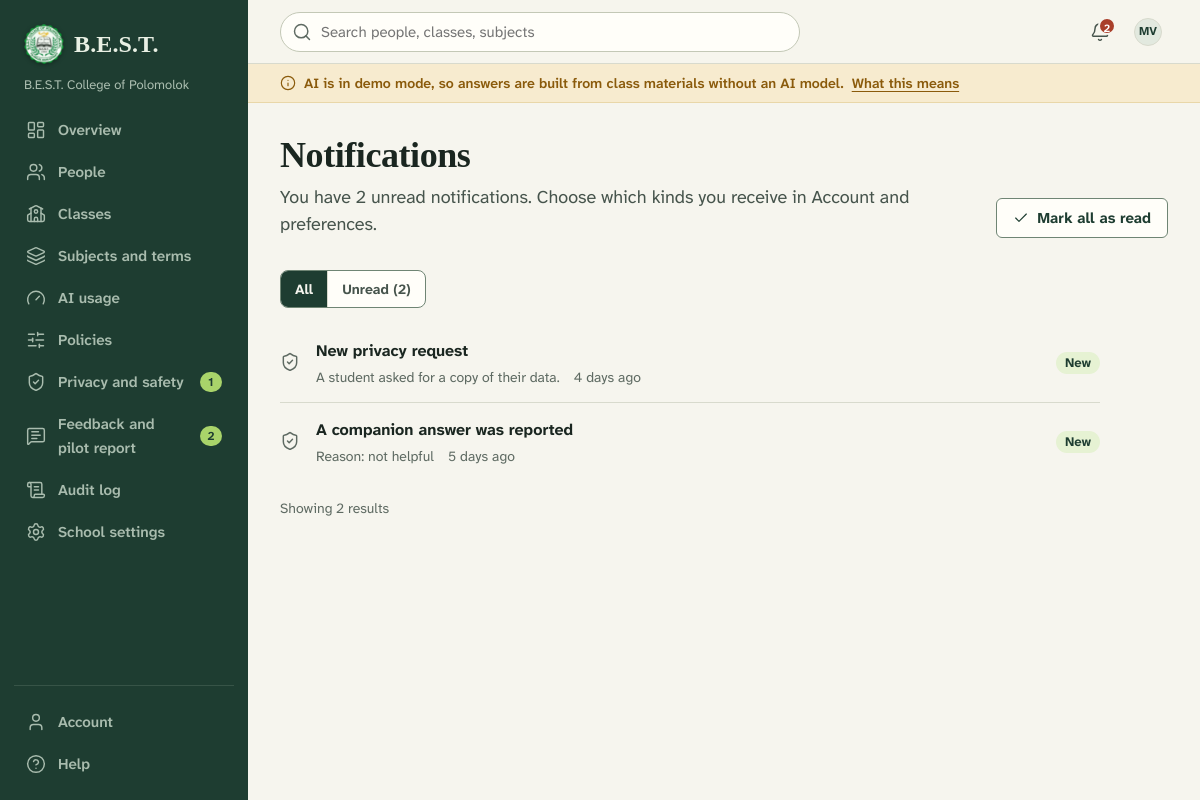
The app's page /public/notifications (signed in) with its own data.
### tables this page shows
CREATE TABLE users (
  id INT UNSIGNED NOT NULL AUTO_INCREMENT,
  organization_id INT UNSIGNED NOT NULL,
  role ENUM('admin','teacher','student') NOT NULL,
  status ENUM('invited','active','deactivated') NOT NULL DEFAULT 'invited',
  email VARCHAR(190) NOT NULL,
  password_hash VARCHAR(255) NULL,
  given_name VARCHAR(80) NOT NULL,
  family_name VARCHAR(80) NOT NULL,
  preferred_name VARCHAR(80) NULL,
  grade_level VARCHAR(40) NULL,
  avatar_path VARCHAR(255) NULL,
  language VARCHAR(8) NULL,
  timezone VARCHAR(64) NULL,
  preferences TEXT NULL,
  session_version INT UNSIGNED NOT NULL DEFAULT 1,
  is_demo TINYINT(1) NOT NULL DEFAULT 0,
  last_login_at DATETIME NULL,
  password_changed_at DATETIME NULL,
  deactivated_at DATETIME NULL,
  anonymized_at DATETIME NULL,
  created_at DATETIME NOT NULL DEFAULT CURRENT_TIMESTAMP,
  updated_at DATETIME NOT NULL DEFAULT CURRENT_TIMESTAMP,
  PRIMARY KEY (id),
  UNIQUE KEY uq_users_email (email),
  KEY idx_users_org_role (organization_id, role, status),
  KEY idx_users_org_name (organization_id, family_name, given_name),
  CONSTRAINT fk_users_org FOREIGN KEY (organization_id) REFERENCES organizations (id)
);

CREATE TABLE organizations (
  id INT UNSIGNED NOT NULL AUTO_INCREMENT,
  name VARCHAR(160) NOT NULL,
  short_name VARCHAR(60) NULL,
  slug VARCHAR(80) NOT NULL,
  logo_path VARCHAR(255) NULL,
  timezone VARCHAR(64) NOT NULL DEFAULT 'Asia/Manila',
  default_language VARCHAR(8) NOT NULL DEFAULT 'en',
  is_demo TINYINT(1) NOT NULL DEFAULT 0,
  created_at DATETIME NOT NULL DEFAULT CURRENT_TIMESTAMP,
  updated_at DATETIME NOT NULL DEFAULT CURRENT_TIMESTAMP,
  PRIMARY KEY (id),
  UNIQUE KEY uq_organizations_slug (slug)
);

CREATE TABLE notifications (
  id BIGINT UNSIGNED NOT NULL AUTO_INCREMENT,
  organization_id INT UNSIGNED NOT NULL,
  user_id INT UNSIGNED NOT NULL,
  type VARCHAR(40) NOT NULL,
  title VARCHAR(200) NOT NULL,
  body VARCHAR(500) NULL,
  link VARCHAR(255) NULL,
  dedupe_key VARCHAR(100) NULL,
  read_at DATETIME NULL,
  created_at DATETIME NOT NULL DEFAULT CURRENT_TIMESTAMP,
  PRIMARY KEY (id),
  UNIQUE KEY uq_notifications_dedupe (user_id, dedupe_key),
  KEY idx_notifications_user (user_id, read_at, created_at),
  CONSTRAINT fk_notifications_org FOREIGN KEY (organization_id) REFERENCES organizations (id) ON DELETE CASCADE,
  CONSTRAINT fk_notifications_user FOREIGN KEY (user_id) REFERENCES users (id) ON DELETE CASCADE
);

### app/Views/shared/notifications.php (the view, shortened to what the rows shown need)
<?php
$icons = ['material' => 'file-text', 'assignment' => 'clipboard-list', 'reminder' => 'clock', 'feedback' => 'message-circle', 'announcement' => 'megaphone', 'submission' => 'inbox', 'processing' => 'triangle-alert', 'privacy' => 'shield-check', 'class' => 'users', 'site_feedback' => 'message-square-reply', 'account' => 'lock'];
?>
<div class="page-head">
  <div class="page-head__text">
    <h1 class="page-title"><?= e(t('Notifications')) ?></h1>
  </div>
    <?php if ($unread): ?>
      <form method="post" action="<?= e(url('/notifications/read-all')) ?>"><?= csrf_field() ?><button class="btn btn--secondary" type="submit"><?= icon('check', 'icon--sm') ?><?= e(t('Mark all as read')) ?></button></form>
    <?php endif; ?>
</div>
<?php if (!$rows): ?>
  <?= partial('empty', ['title' => $filter === 'unread' ? t('No unread notifications') : t('No notifications yet'), 'body' => t('New materials, assignments, feedback and reminders will appear here.')]) ?>
<?php else: ?>
  <ul class="rows" style="max-width: 820px">
    <?php foreach ($rows as $n): ?>
      <li class="row<?= $n['read_at'] !== null ? ' row--muted' : '' ?>">
        <span class="row__lead"><?= icon($icons[$n['type']] ?? 'bell') ?></span>
        <div class="row__main">
          <a class="row__title" href="<?= e(url('/notifications/' . (int) $n['id'] . '/open')) ?>"><?php if ($n['read_at'] === null): ?><span class="sr-only"><?= e(t('Unread:')) ?> </span><?php endif; ?><?= e($n['title']) ?></a>
          <div class="row__meta"><?php if ($n['body']): ?><span><?= e($n['body']) ?></span><?php endif; ?><span><?= time_tag($n['created_at'], 'datetime', true) ?></span></div>
        </div>
        <?php if ($n['read_at'] === null): ?><span class="row__aside"><?= badge(t('New'), 'leaf') ?></span><?php endif; ?>
      </li>
    <?php endforeach; ?>
  </ul>
<?php endif; ?>

### app/helpers.php (shortened to what the rows shown need)
<?php
function e($value): string
{
    return htmlspecialchars((string) $value, ENT_QUOTES | ENT_SUBSTITUTE, 'UTF-8');
}
function t(string $text, array $params = []): string
{
    return Translator::get($text, $params);
}
function tp(string $singular, string $plural, int $count, array $params = []): string
{
    return Translator::plural($singular, $plural, $count, $params);
}
function base_path_url(): string
{
    static $base = null;
    if ($base !== null) {
        return $base;
    }
    if (PHP_SAPI !== 'cli' && isset($_SERVER['SCRIPT_NAME'])) {
        $dir = str_replace('\\', '/', dirname((string) $_SERVER['SCRIPT_NAME']));
        $base = rtrim($dir, '/');
    } else {
        $base = rtrim((string) parse_url((string) Config::get('app.url', ''), PHP_URL_PATH), '/');
    }
    return $base;
}
function url(string $path = '/', array $query = []): string
{
    $path = '/' . ltrim($path, '/');
    $qs = $query ? '?' . http_build_query(array_filter($query, static fn ($v) => $v !== null && $v !== '')) : '';
    return base_path_url() . ($path === '/' ? '/' : $path) . ($qs === '?' ? '' : $qs);
}
function asset(string $path): string
{
    $file = BASE_PATH . '/public/assets/' . ltrim($path, '/');
    $version = is_file($file) ? (string) filemtime($file) : '1';
    return url('/assets/' . ltrim($path, '/')) . '?v=' . $version;
}
function auth_user(): ?array
{
    return Auth::user();
}
function home_path(?string $role = null): string
{
    $role = $role ?? Auth::role();
    switch ($role) {
        case 'admin':
            return '/admin';
    }
}
function icon(string $name, string $class = '', ?string $label = null): string
{
    $a11y = $label === null ? 'aria-hidden="true" focusable="false"' : 'role="img" aria-label="' . e($label) . '"';
    return '<svg class="icon ' . e($class) . '" ' . $a11y . '><use href="' . e(asset('icons/sprite.svg')) . '#i-' . e($name) . '"></use></svg>';
}
function time_tag(?string $utc, string $style = 'date', bool $relative = false): string
{
    $label = $relative ? Dates::relative($utc) : Dates::format($utc, $style);
    $title = $relative ? ' title="' . e(Dates::format($utc, 'datetime')) . '"' : '';
    return '<time datetime="' . e(Dates::format($utc, 'iso')) . '"' . $title . '>' . e($label) . '</time>';
}
function initials(?array $user): string
{
    $a = mb_substr((string) (($user['preferred_name'] ?? '') ?: ($user['given_name'] ?? '')), 0, 1);
    $b = mb_substr((string) ($user['family_name'] ?? ''), 0, 1);
    return mb_strtoupper($a . $b) ?: '?';
}
function partial(string $name, array $data = []): string
{
    return View::file('partials/' . $name, $data);
}
function badge(string $label, string $tone = 'neutral', ?string $iconName = null): string
{
    $icon = $iconName ? icon($iconName, 'icon--xs') : '';
    return '<span class="badge badge--' . e($tone) . '">' . $icon . e($label) . '</span>';
}
function json_attr($data): string
{
    return e((string) json_encode($data, JSON_UNESCAPED_UNICODE | JSON_UNESCAPED_SLASHES));
}

### app/Views/layouts/app.php (shortened to what the rows shown need)
<?php
$user = auth_user();
$items = $user ? Navigation::items($user) : [];
$htmlClass = [];
$schoolLogo = $user && !empty($user['org_logo_path']) ? url('/school-logo') : null;
$aiDemo = Config::get('ai.provider', 'demo') === 'demo';
?><!doctype html>
<html lang="<?= e(Translator::locale() === 'fil' ? 'fil' : 'en') ?>" class="<?= e(implode(' ', $htmlClass)) ?>">
<head>
  <link rel="stylesheet" href="<?= e(asset('css/app.css')) ?>">
</head>
<body class="<?= e(trim(($page_class ?? '') . ($aiDemo ? ' has-demo-band' : ''))) ?>" data-role="<?= e($user['role'] ?? '') ?>" data-i18n="<?= json_attr(ScriptStrings::common()) ?>"<?php if (!empty($katex)): ?> data-katex-css="<?= e(asset('vendor/katex/katex.min.css')) ?>" data-katex-js="<?= e(asset('vendor/katex/katex.min.js')) ?>" data-katex-render="<?= e(asset('vendor/katex/auto-render.min.js')) ?>"<?php endif; ?>>
<div class="shell">
  <aside class="spine" id="spine" aria-label="<?= e(t('Main navigation')) ?>">
    <a class="brand" href="<?= e(url(home_path())) ?>">
      <?= partial('seal', ['size' => 40, 'class' => 'brand__mark', 'logo' => $schoolLogo]) ?>
      <span class="brand__name"><?= e(Config::get('app.short_name', 'B.E.S.T.')) ?></span>
    </a>
    <?php if ($user): ?>
      <p class="spine__school"><?= e($user['org_name']) ?></p>
    <?php endif; ?>
    <nav aria-label="<?= e(t('Main')) ?>">
      <ul class="nav">
        <?php foreach ($items as $item): $active = Navigation::isActive($item); ?>
          <li>
            <a class="nav-link" href="<?= e(url($item['url'])) ?>"<?= $active ? ' aria-current="page"' : '' ?> title="<?= e($item['label']) ?>">
              <?= icon($item['icon']) ?>
              <span><?= e($item['label']) ?></span>
              <?php if (!empty($item['count'])): ?>
                <em class="nav-link__count" aria-label="<?= e(tp(':count item', ':count items', (int) $item['count'])) ?>"><?= (int) $item['count'] ?></em>
              <?php endif; ?>
            </a>
          </li>
        <?php endforeach; ?>
      </ul>
    </nav>
    <div class="spine__foot">
      <ul class="nav">
      </ul>
    </div>
  </aside>
  <div class="workspace">
    <header class="topbar">
      <form class="topbar__search" role="search" action="<?= e(url('/search')) ?>" method="get" id="global-search">
        <input id="global-search-input" type="search" name="q" value="<?= e((string) ($_GET['q'] ?? '')) ?>"
               placeholder="<?= e($user && $user['role'] === 'admin' ? t('Search people, classes, subjects') : t('Search classes, work and materials')) ?>" autocomplete="off">
      </form>
      <div class="topbar__actions">
        <details class="menu" data-menu>
          <summary class="icon-btn" aria-label="<?= e(t('Account menu')) ?>">
            <?= partial('avatar', ['person' => $user, 'size' => 'sm']) ?>
          </summary>
        </details>
      </div>
    </header>
    <main class="main" id="main" tabindex="-1">
      <?= $content ?>
    </main>
  </div>
</div>
</body>
</html>

### app/Views/partials/avatar.php
<?php
$size = $size ?? '';
$class = 'avatar' . ($size ? ' avatar--' . $size : '');
?>
<span class="<?= e($class) ?>" aria-hidden="true"><?php if (!empty($person['avatar_path']) && !empty($person['id'])): ?><img src="<?= e(url('/avatars/' . (int) $person['id'])) ?>" alt=""><?php else: ?><?= e(initials($person)) ?><?php endif; ?></span>

### records on screen
users: organization.short_name "B.E.S.T.", organization.name "B.E.S.T. College of Polomolok", q "Search people, classes, subjects", initials($person) "MV"
notifications: label "Privacy and safety", count "1", title "New privacy request", body "A student asked for a copy of their data.", created_at.timezone "4 days ago"
notifications: title "A companion answer was reported", body "Reason: not helpful", created_at.timezone "5 days ago"

### other values on screen
$item['label'] "Overview"
$item['label'] "People"
$item['label'] "Classes"
$item['label'] "Subjects and terms"
$item['label'] "AI usage"
$item['label'] "Policies"
$item['label'] "Feedback and pilot report"
$item['count'] "2"
$item['label'] "Audit log"
$item['label'] "School settings"
$item['label'] "Account"
$item['label'] "Help"
$unread "2"
t('What this means') "What this means"
t('Notifications') "Notifications"
